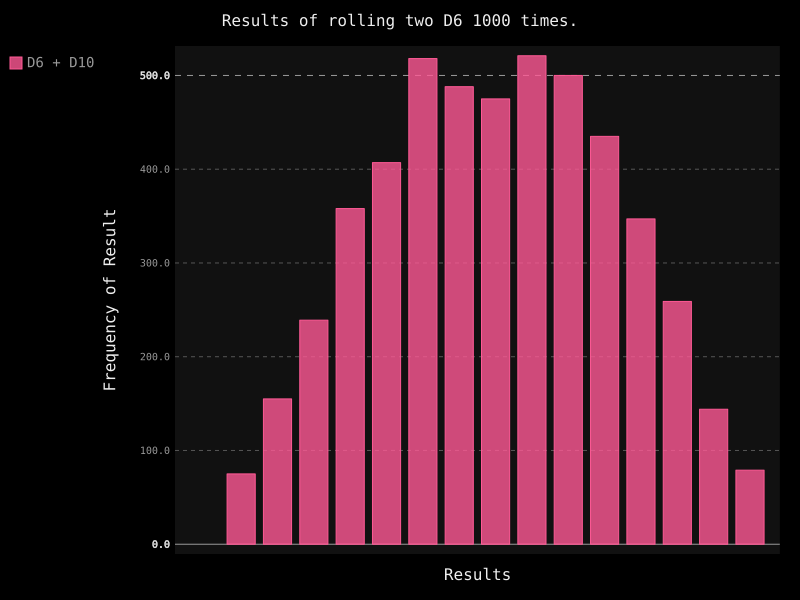

This figure's Python source:
from die import Die
import pygal

# create D6
die_1 = Die()
die_2 = Die(10)

# roll die, save results in a list
results = []
for roll_num in range(5000):
    result = die_1.roll() + die_2.roll()
    results.append(result)

# analysis result
frequencies = []
max_resulets = die_1.num_sides + die_2.num_sides
for value in range(1, max_resulets+1):
    frequency = results.count(value)
    frequencies.append(frequency)

# print(frequencies)

# visual results
hist = pygal.Bar()

hist.title = "Results of rolling two D6 1000 times."
hist.x_lables = ['2', '3', '4', '5', '6', '7', '8', '9', '10', '11', '12', '13', '14', '15', '16']
hist.x_title = "Results"
hist.y_title = "Frequency of Result"

hist.add('D6 + D10', frequencies)
hist.render_to_file('die_visual.svg')
